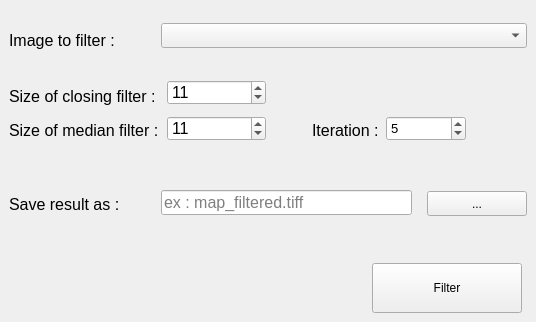
   <widget class="QWidget" name="tab">
    <attribute name="title">
     <string>Filter map (Step 1)</string>
    </attribute>
    <widget class="QgsSpinBox" name="inShapeMedianIter">
     <property name="geometry">
      <rect>
       <x>386</x>
       <y>116</y>
       <width>80</width>
       <height>25</height>
      </rect>
     </property>
     <property name="minimumSize">
      <size>
       <width>70</width>
       <height>25</height>
      </size>
     </property>
     <property name="maximumSize">
      <size>
       <width>80</width>
       <height>25</height>
      </size>
     </property>
     <property name="font">
      <font>
       <family>Arial</family>
       <pointsize>10</pointsize>
      </font>
     </property>
     <property name="contextMenuPolicy">
      <enum>Qt::NoContextMenu</enum>
     </property>
     <property name="minimum">
      <number>1</number>
     </property>
     <property name="maximum">
      <number>50</number>
     </property>
     <property name="singleStep">
      <number>1</number>
     </property>
     <property name="value">
      <number>5</number>
     </property>
    </widget>
    <widget class="QgsSpinBox" name="inShapeMedian">
     <property name="geometry">
      <rect>
       <x>167</x>
       <y>116</y>
       <width>99</width>
       <height>25</height>
      </rect>
     </property>
     <property name="minimumSize">
      <size>
       <width>83</width>
       <height>25</height>
      </size>
     </property>
     <property name="maximumSize">
      <size>
       <width>16777215</width>
       <height>25</height>
      </size>
     </property>
     <property name="font">
      <font>
       <family>Arial</family>
       <pointsize>12</pointsize>
      </font>
     </property>
     <property name="minimum">
      <number>1</number>
     </property>
     <property name="maximum">
      <number>31</number>
     </property>
     <property name="singleStep">
      <number>2</number>
     </property>
     <property name="value">
      <number>11</number>
     </property>
    </widget>
    <widget class="QLabel" name="label_4">
     <property name="geometry">
      <rect>
       <x>497</x>
       <y>114</y>
       <width>30</width>
       <height>30</height>
      </rect>
     </property>
     <property name="minimumSize">
      <size>
       <width>0</width>
       <height>30</height>
      </size>
     </property>
     <property name="maximumSize">
      <size>
       <width>30</width>
       <height>30</height>
      </size>
     </property>
     <property name="toolTip">
      <string>&lt;html&gt;&lt;head/&gt;&lt;body&gt;&lt;p&gt;Number of iteration of the median filter. 3 means the script will perform 3 times the median filter.&lt;/p&gt;&lt;table border=&quot;0&quot; style=&quot; margin-top:0px; margin-bottom:0px; margin-left:0px; margin-right:0px;&quot; cellspacing=&quot;2&quot; cellpadding=&quot;0&quot;&gt;&lt;tr&gt;&lt;td&gt;&lt;p&gt;&lt;img src=&quot;:/plugins/HistoricalMap/img/help/median1.png&quot;/&gt;&lt;/p&gt;&lt;/td&gt;&lt;td&gt;&lt;p&gt;&lt;img src=&quot;:/plugins/HistoricalMap/img/help/median5.png&quot;/&gt;&lt;/p&gt;&lt;/td&gt;&lt;/tr&gt;&lt;tr&gt;&lt;td&gt;&lt;p&gt;1 iteration&lt;/p&gt;&lt;/td&gt;&lt;td&gt;&lt;p&gt;5 iterations&lt;/p&gt;&lt;/td&gt;&lt;/tr&gt;&lt;/table&gt;&lt;/body&gt;&lt;/html&gt;</string>
     </property>
     <property name="text">
      <string/>
     </property>
     <property name="pixmap">
      <pixmap resource="resources.qrc">:/plugins/HistoricalMap/img/help/information.png</pixmap>
     </property>
     <property name="scaledContents">
      <bool>true</bool>
     </property>
    </widget>
    <widget class="QLabel" name="tiffImageLabel_16">
     <property name="geometry">
      <rect>
       <x>9</x>
       <y>196</y>
       <width>146</width>
       <height>17</height>
      </rect>
     </property>
     <property name="minimumSize">
      <size>
       <width>146</width>
       <height>0</height>
      </size>
     </property>
     <property name="font">
      <font>
       <family>Arial</family>
       <pointsize>12</pointsize>
      </font>
     </property>
     <property name="text">
      <string>Save result as :</string>
     </property>
    </widget>
    <widget class="QLabel" name="tiffImageLabel">
     <property name="geometry">
      <rect>
       <x>9</x>
       <y>32</y>
       <width>146</width>
       <height>17</height>
      </rect>
     </property>
     <property name="minimumSize">
      <size>
       <width>146</width>
       <height>0</height>
      </size>
     </property>
     <property name="font">
      <font>
       <family>Arial</family>
       <pointsize>12</pointsize>
      </font>
     </property>
     <property name="text">
      <string>Image to filter :</string>
     </property>
    </widget>
    <widget class="QPushButton" name="selectRaster">
     <property name="geometry">
      <rect>
       <x>427</x>
       <y>191</y>
       <width>100</width>
       <height>25</height>
      </rect>
     </property>
     <property name="minimumSize">
      <size>
       <width>100</width>
       <height>25</height>
      </size>
     </property>
     <property name="maximumSize">
      <size>
       <width>16777215</width>
       <height>25</height>
      </size>
     </property>
     <property name="text">
      <string>...</string>
     </property>
     <property name="autoDefault">
      <bool>false</bool>
     </property>
    </widget>
    <widget class="QLineEdit" name="outRaster">
     <property name="enabled">
      <bool>true</bool>
     </property>
     <property name="geometry">
      <rect>
       <x>161</x>
       <y>190</y>
       <width>251</width>
       <height>25</height>
      </rect>
     </property>
     <property name="minimumSize">
      <size>
       <width>0</width>
       <height>25</height>
      </size>
     </property>
     <property name="maximumSize">
      <size>
       <width>16777215</width>
       <height>25</height>
      </size>
     </property>
     <property name="font">
      <font>
       <family>Arial</family>
       <pointsize>12</pointsize>
      </font>
     </property>
     <property name="text">
      <string/>
     </property>
     <property name="placeholderText">
      <string>ex : map_filtered.tiff</string>
     </property>
    </widget>
    <widget class="QLabel" name="tiffImageLabel_13">
     <property name="geometry">
      <rect>
       <x>312</x>
       <y>122</y>
       <width>68</width>
       <height>17</height>
      </rect>
     </property>
     <property name="font">
      <font>
       <family>Arial</family>
       <pointsize>12</pointsize>
      </font>
     </property>
     <property name="text">
      <string>Iteration :</string>
     </property>
    </widget>
    <widget class="QLabel" name="label_2">
     <property name="geometry">
      <rect>
       <x>276</x>
       <y>78</y>
       <width>30</width>
       <height>30</height>
      </rect>
     </property>
     <property name="minimumSize">
      <size>
       <width>0</width>
       <height>30</height>
      </size>
     </property>
     <property name="maximumSize">
      <size>
       <width>30</width>
       <height>30</height>
      </size>
     </property>
     <property name="toolTip">
      <string>&lt;html&gt;&lt;head/&gt;&lt;body&gt;&lt;p&gt;Closing filter is a max then a min filter. Here you can see the differences : &lt;/p&gt;&lt;table border=&quot;0&quot; style=&quot; margin-top:0px; margin-bottom:0px; margin-left:0px; margin-right:0px;&quot; cellspacing=&quot;2&quot; cellpadding=&quot;0&quot;&gt;&lt;tr&gt;&lt;td&gt;&lt;p&gt;&lt;img src=&quot;:/plugins/HistoricalMap/img/help/original_sample.png&quot;/&gt;&lt;/p&gt;&lt;/td&gt;&lt;td&gt;&lt;p&gt;&lt;img src=&quot;:/plugins/HistoricalMap/img/help/grey5.png&quot;/&gt;&lt;/p&gt;&lt;/td&gt;&lt;td&gt;&lt;p&gt;&lt;img src=&quot;:/plugins/HistoricalMap/img/help/grey11.png&quot;/&gt;&lt;/p&gt;&lt;/td&gt;&lt;/tr&gt;&lt;tr&gt;&lt;td&gt;&lt;p align=&quot;center&quot;&gt;Original&lt;/p&gt;&lt;/td&gt;&lt;td&gt;&lt;p align=&quot;center&quot;&gt;Size 5&lt;/p&gt;&lt;/td&gt;&lt;td&gt;&lt;p align=&quot;center&quot;&gt;Size 11&lt;/p&gt;&lt;/td&gt;&lt;/tr&gt;&lt;/table&gt;&lt;/body&gt;&lt;/html&gt;</string>
     </property>
     <property name="text">
      <string/>
     </property>
     <property name="pixmap">
      <pixmap resource="resources.qrc">:/plugins/HistoricalMap/img/help/information.png</pixmap>
     </property>
     <property name="scaledContents">
      <bool>true</bool>
     </property>
    </widget>
    <widget class="QLabel" name="tiffImageLabel_2">
     <property name="geometry">
      <rect>
       <x>9</x>
       <y>88</y>
       <width>148</width>
       <height>17</height>
      </rect>
     </property>
     <property name="minimumSize">
      <size>
       <width>146</width>
       <height>0</height>
      </size>
     </property>
     <property name="font">
      <font>
       <family>Arial</family>
       <pointsize>12</pointsize>
      </font>
     </property>
     <property name="toolTip">
      <string/>
     </property>
     <property name="text">
      <string>Size of closing filter :</string>
     </property>
    </widget>
    <widget class="QgsSpinBox" name="inShapeGrey">
     <property name="geometry">
      <rect>
       <x>167</x>
       <y>80</y>
       <width>99</width>
       <height>25</height>
      </rect>
     </property>
     <property name="minimumSize">
      <size>
       <width>83</width>
       <height>25</height>
      </size>
     </property>
     <property name="maximumSize">
      <size>
       <width>16777215</width>
       <height>25</height>
      </size>
     </property>
     <property name="font">
      <font>
       <family>Arial</family>
       <pointsize>12</pointsize>
      </font>
     </property>
     <property name="minimum">
      <number>1</number>
     </property>
     <property name="maximum">
      <number>31</number>
     </property>
     <property name="singleStep">
      <number>2</number>
     </property>
     <property name="value">
      <number>11</number>
     </property>
    </widget>
    <widget class="QLabel" name="label_3">
     <property name="geometry">
      <rect>
       <x>276</x>
       <y>114</y>
       <width>30</width>
       <height>30</height>
      </rect>
     </property>
     <property name="minimumSize">
      <size>
       <width>0</width>
       <height>30</height>
      </size>
     </property>
     <property name="maximumSize">
      <size>
       <width>30</width>
       <height>30</height>
      </size>
     </property>
     <property name="toolTip">
      <string>&lt;html&gt;&lt;head/&gt;&lt;body&gt;&lt;p&gt;Median filter is used to remove noise and it perserves edges.&lt;br/&gt;Here you can see the differences after we use the closing filter with the same window size : &lt;/p&gt;&lt;table border=&quot;0&quot; style=&quot; margin-top:0px; margin-bottom:0px; margin-left:0px; margin-right:0px;&quot; cellspacing=&quot;2&quot; cellpadding=&quot;0&quot;&gt;&lt;tr&gt;&lt;td&gt;&lt;p&gt;&lt;img src=&quot;:/plugins/HistoricalMap/img/help/original_sample.png&quot;/&gt;&lt;/p&gt;&lt;/td&gt;&lt;td&gt;&lt;p&gt;&lt;img src=&quot;:/plugins/HistoricalMap/img/help/gm5_5.png&quot;/&gt;&lt;/p&gt;&lt;/td&gt;&lt;td&gt;&lt;p&gt;&lt;img src=&quot;:/plugins/HistoricalMap/img/help/gm_11_11.png&quot;/&gt;&lt;/p&gt;&lt;/td&gt;&lt;/tr&gt;&lt;tr&gt;&lt;td&gt;&lt;p align=&quot;center&quot;&gt;Original&lt;/p&gt;&lt;/td&gt;&lt;td&gt;&lt;p align=&quot;center&quot;&gt;Size 5&lt;/p&gt;&lt;/td&gt;&lt;td&gt;&lt;p align=&quot;center&quot;&gt;Size 11&lt;/p&gt;&lt;/td&gt;&lt;/tr&gt;&lt;/table&gt;&lt;/body&gt;&lt;/html&gt;</string>
     </property>
     <property name="text">
      <string/>
     </property>
     <property name="pixmap">
      <pixmap resource="resources.qrc">:/plugins/HistoricalMap/img/help/information.png</pixmap>
     </property>
     <property name="scaledContents">
      <bool>true</bool>
     </property>
    </widget>
    <widget class="QgsMapLayerComboBox" name="inRaster">
     <property name="enabled">
      <bool>true</bool>
     </property>
     <property name="geometry">
      <rect>
       <x>161</x>
       <y>23</y>
       <width>366</width>
       <height>25</height>
      </rect>
     </property>
     <property name="minimumSize">
      <size>
       <width>0</width>
       <height>25</height>
      </size>
     </property>
     <property name="maximumSize">
      <size>
       <width>16777215</width>
       <height>25</height>
      </size>
     </property>
     <property name="font">
      <font>
       <family>Arial</family>
       <pointsize>12</pointsize>
      </font>
     </property>
     <property name="filters">
      <set>QgsMapLayerProxyModel::PluginLayer|QgsMapLayerProxyModel::RasterLayer</set>
     </property>
    </widget>
    <widget class="QLabel" name="tiffImageLabel_3">
     <property name="geometry">
      <rect>
       <x>9</x>
       <y>122</y>
       <width>151</width>
       <height>17</height>
      </rect>
     </property>
     <property name="minimumSize">
      <size>
       <width>146</width>
       <height>0</height>
      </size>
     </property>
     <property name="font">
      <font>
       <family>Arial</family>
       <pointsize>12</pointsize>
      </font>
     </property>
     <property name="text">
      <string>Size of median filter :</string>
     </property>
    </widget>
    <widget class="QPushButton" name="btnFilter">
     <property name="geometry">
      <rect>
       <x>372</x>
       <y>263</y>
       <width>150</width>
       <height>50</height>
      </rect>
     </property>
     <property name="minimumSize">
      <size>
       <width>150</width>
       <height>50</height>
      </size>
     </property>
     <property name="maximumSize">
      <size>
       <width>120</width>
       <height>50</height>
      </size>
     </property>
     <property name="text">
      <string>Filter</string>
     </property>
     <property name="autoDefault">
      <bool>true</bool>
     </property>
     <property name="default">
      <bool>false</bool>
     </property>
     <property name="flat">
      <bool>false</bool>
     </property>
    </widget>
   </widget>
